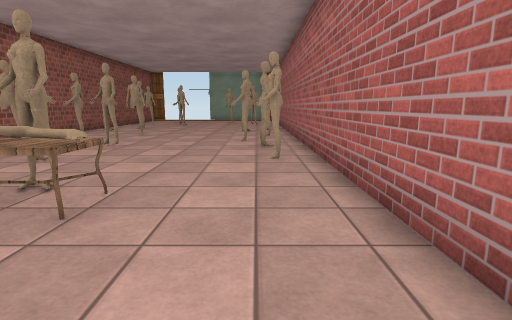
view 1 (above)

12 first-person views from a walk through a Unity game level. The camera is 1.2 m above the floor, tilts 10° down and sees 80° across. The floor is counted in squares, 1 m on a side. Each view is taken from the middle of a square. On the plan, view 1 faces up. The plan holds only what a view shows up to about 13 squares ahead; the rest is blank. The place goes on beyond the plan. The player is left out. Door leaves are left out, so doorways stand open. Surface patterns are stand-ins for the level's own textures.

view 2
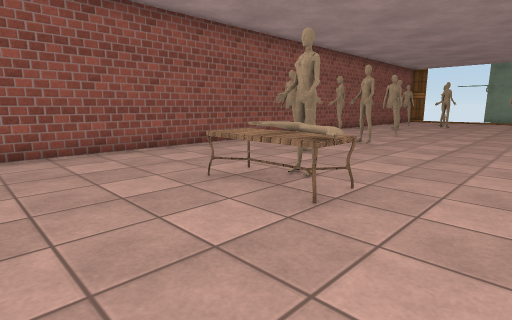

view 3
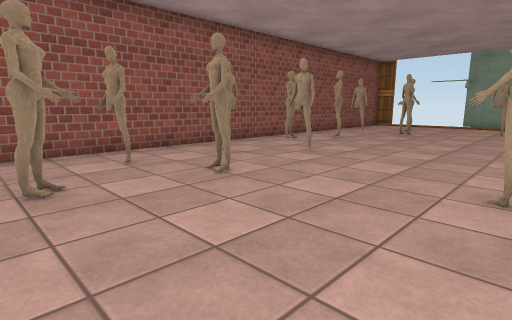

view 4
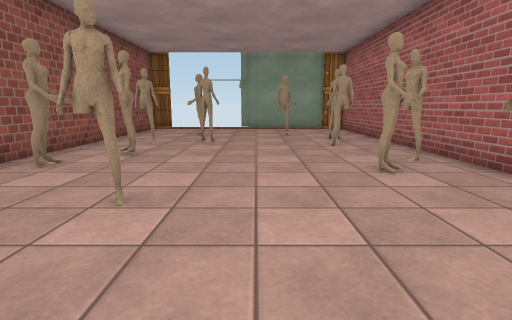

view 5
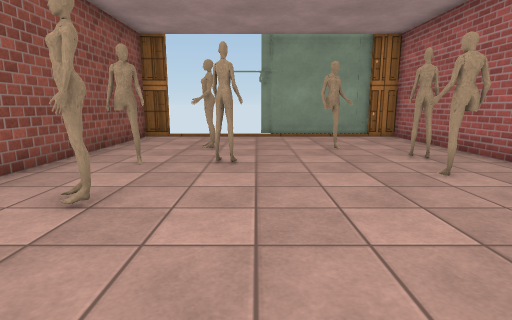

view 6
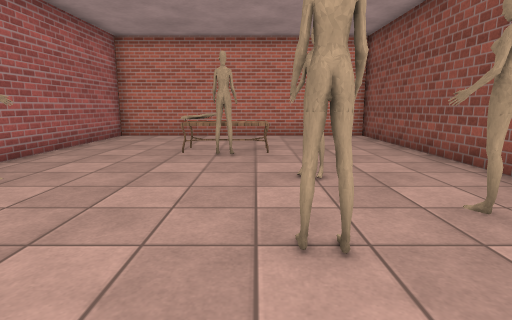

view 7
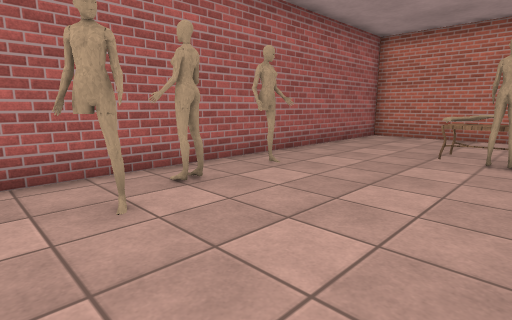

view 8
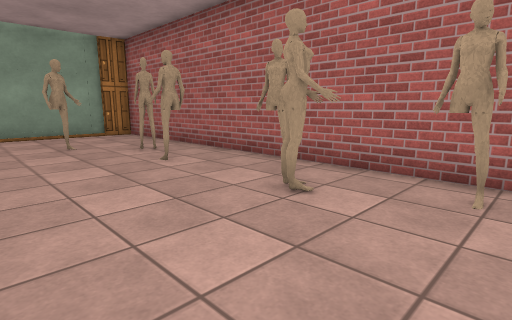

view 9
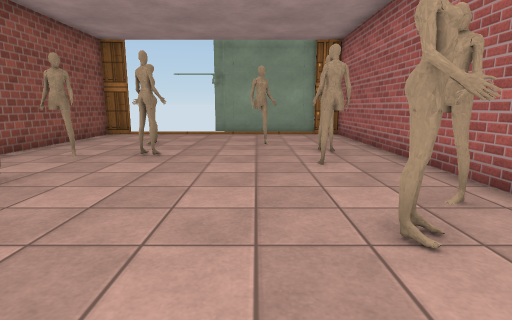

view 10
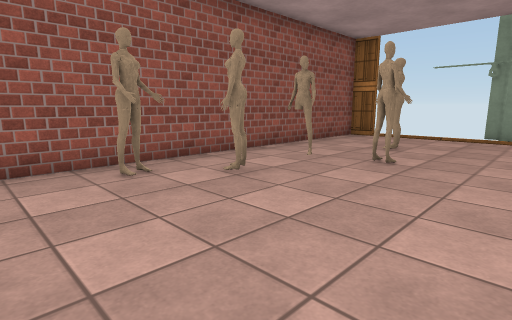

view 11
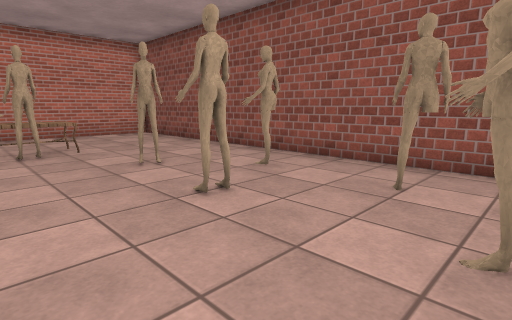

view 12
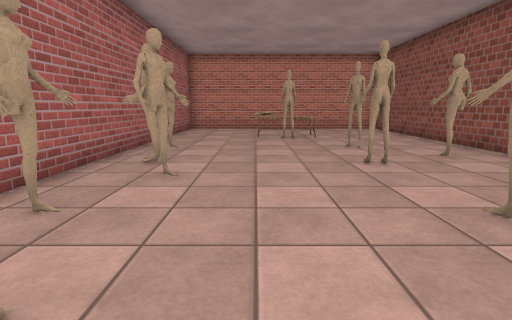

### Floor plan
Points are (right, up) in squares from view 1. A wall is a line through its corners. A room is listed if a view was taken in it or the views show most of it. See-through windows are left out.
Room 1 (views 1, 2, 3, 4, 5, 6, 7, 8, 9, 10, 11, 12)
walls: (-4.4, 9.8) (-4.6, 9.1); (-4.4, 9.8) (-4.3, 9); (-4.5, 9.8) (-4.5, 9); (-4.5, 9.8) (-4.4, 9.1); (-4.5, 9.8) (-4.2, 9.3) (-4.7, 9.6) (-4.9, 9.1); (-4.5, 9.8) (-4.3, 9.3); (-4.5, 9.7) (-4.4, 9); (-4.6, 9.7) (-4.3, 9.4); (-4.7, 9.7) (-4.6, 9.7) (-4.6, 9.7) (-4.3, 9.5); (-4.7, 9.7) (-4.3, 9.6); (-4.5, 9.5) (-4.4, 9.5); (-4.5, 9.5) (-4.6, 9.5) (-4.6, 9.5); (-4.8, 9.7) (-4.6, 9.7) (-4.2, 9.6); (-4.7, 9.6) (-4.7, 9.5); (-4.7, 9.6) (-4.3, 9.8); (-4.4, 9.4) (-4.4, 9); (-4.9, 9.7) (-4.3, 9.8) (-4.5, 9.5) (-4.7, 9.5); (-4.9, 9.7) (-4.1, 9.6); (-4.8, 9.6) (-4.2, 9.9) (-4.5, 9); (-4.8, 9.6) (-4.6, 9.8); (-4.5, 9.4) (-4.5, 9.4) (-4.8, 9.3); (-5.1, 9.4) (-4.5, 9.8) (-4.6, 9.1); (-5.9, 16.4) (-6.5, 16.7); (-6, 16.6) (-6.2, 16.6) (-6.5, 16.9); (-6.1, 16.6) (-6.1, 16.5); (-6.1, 16.6) (-6.1, 16.5); (-6.1, 16.6) (-6.1, 16.5); (-6.3, 16.7) (-6.3, 16.6); (-6, 17) (-6.1, 16.4); (-6.2, 17) (-6, 16.4) (-6.1, 16.5); (-6.2, 17) (-6, 16.5) (-6.2, 16.6); (-6.1, 17.1) (-6, 16.5); (-6.1, 17.1) (-6.1, 16.4); (-4.5, 19.3) (-4.7, 19.4); (-4.6, 19.3) (-4.7, 19.4); (-4.5, 19.4) (-4.7, 19.4); (-4.5, 19.5) (-4.7, 19.4); (-4.2, 19.6) (-4.7, 19.3); (-4.5, 19.6) (-4.8, 19.4) (-4.9, 19.4); (-4.2, 19.7) (-4.6, 19.2) (-4.8, 19.4); (-4.3, 20) (-4.6, 19.2); (-4.3, 20) (-4.7, 19.3); (-4.4, 20) (-4.6, 19.2); (-7.5, 25.2) (-8.4, 25.2); (1.5, 25.2) (0.6, 25.2); (0.6, 25.5) (-3.9, 25.5); (-7.5, 25.3) (-8.4, 25.1) (-8.4, -0.6) (1.5, -0.6) (1.5, 25.1) (0.5, 25.3)
ways out: open door at (-5.5, 25.5)
objects: other object (-7, 8) to (-7, 9); other object (-7, 11) to (-7, 12); other object (-7, 15) to (-7, 16); other object (-7, 19) to (-6, 19); other object (-6, 22) to (-5, 22); other object (-5, 7); other object (-5, 13); table (-4, 3) to (-2, 4); other object (-2, 22); other object (-1, 18) to (0, 18); other object (0, 7); other object (0, 9) to (1, 9); other object (0, 13) to (1, 13); other object (0, 14) to (0, 15); other object (0, 16) to (1, 16); other object (0, 20) to (0, 21)

Positions as (right, up) in squares from view 1, and headings:
1: (0, 0), facing up
2: (0, 0), facing up-left
3: (0, 6), facing up-left
4: (-3, 9), facing up
5: (-4, 13), facing up
6: (-4, 12), facing down
7: (-4, 12), facing down-right
8: (-4, 12), facing up-right
9: (-2, 12), facing up
10: (-2, 13), facing up-left
11: (-2, 13), facing down-left
12: (-2, 16), facing down
